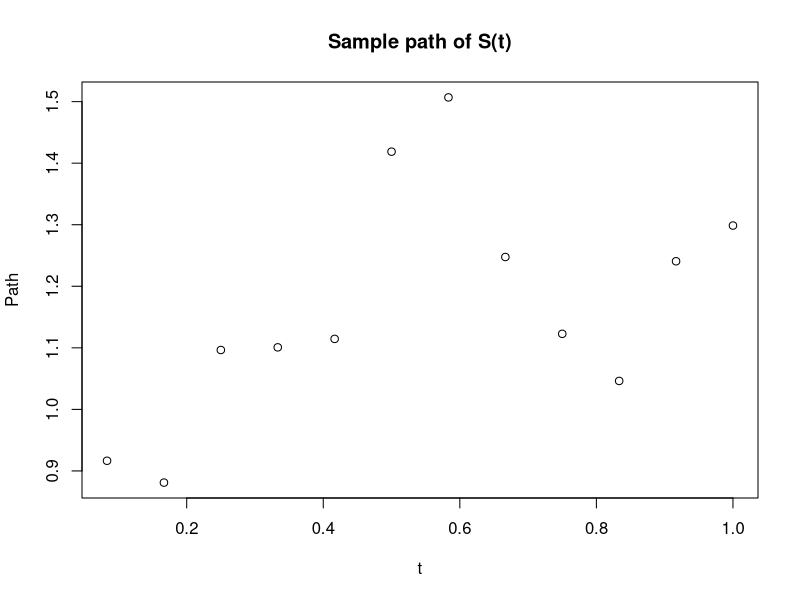

R code for this plot:
## ---- chunk 1
knitr::opts_chunk$set(echo = TRUE)
## ---- chunk 2
h  <- function(x) x^2
df <- function(x) {
  x ^ 2 * exp(-(x - 2)^2 / 2) / 
    (5 * sqrt(2 * base::pi))
}
rg <- function(n) rnorm(n)
dg <- function(x) dnorm(x)

isAppr <- function(n, h, df, dg, rg) {
  x <- rg(n)
  mean( h(x) * df(x) / dg(x) )
}

mySummary <- function(nrep, n, h, df, dg, rg) {
    sim <- replicate(nrep, isAppr(n, h, df, dg, rg))
    c(mean = mean(sim), var = var(sim))
}

# using 1000 samples
mySummary(100, n = 1000, h, df, dg, rg)
# using 10000 samples
mySummary(100, n = 10000, h, df, dg, rg)
# using 50000 samples
mySummary(100, n = 50000, h, df, dg, rg)
## ---- chunk 3
rg <- function(n) rnorm(n, mean = 2)
dg <- function(x) dnorm(x, mean = 2)
# using 1000 samples
mySummary(100, n = 1000, h, df, dg, rg)
# using 10000 samples
mySummary(100, n = 10000, h, df, dg, rg)
# using 50000 samples
mySummary(100, n = 50000, h, df, dg, rg)
## ---- chunk 4
set.seed(123)
S0 <- 1
r <- 0.05
n <- 12

sigma <- 0.5
strikT <- 1 # T
nrep <- 1

# Stock price from time 0 to T
St <- function(t, S0, sigma, nrep) {
  x <- rnorm(nrep * n, sd = sigma * sqrt(strikT / n))
  tmat <- matrix(t, nrep, n, byrow = TRUE)
  Wmat <- matrix(x, nrep, n, byrow = TRUE)
  Wt = t(apply(Wmat, 1, cumsum))
  S0 * exp((r - 0.5 * sigma^2) * tmat + Wt)
}

t <- seq(0, strikT, by = strikT / n)[-1]
path <- St(t, S0, sigma, nrep)
plot(t, path, ylab = "Path", main = "Sample path of S(t)")
## ---- chunk 5
set.seed(66)
K <- c(1.1, 1.2, 1.3, 1.4, 1.5)
sigma <- 0.5
strikT <- 1 # T
nrep <- 5000

# ST, P_A, P_E and P_G for nrep simulation
Payoff <- function(nrep, sigma, strikT, K) {
  t <- seq(0, strikT, by = strikT/n)[-1]
  path <- St(t, S0, sigma, nrep)
  ST <- path[, n]
  SA <- rowMeans(path)
  SG <- exp(rowMeans(log(path)))
  P_A <- exp(-r * strikT) * pmax(SA - K , 0)
  P_E <- exp(-r * strikT) * pmax(ST - K , 0)
  P_G <- exp(-r * strikT) * pmax(SG - K , 0)
  list(ST = ST, P_A = P_A, P_E = P_E, P_G = P_G)
}

cor_K <- matrix(0, 5, 3)
for(i in 1:5) {
  P <- Payoff(nrep, sigma, strikT, K[i])
  cor_K[i, 1] <- cor(P$P_A, P$ST)
  cor_K[i, 2] <- cor(P$P_A, P$P_E)
  cor_K[i, 3] <- cor(P$P_A, P$P_G)
}

colnames(cor_K) <- c("cor(P_A, S(T))", "cor(P_A, P_E)",
                         "cor(P_A, P_G)")
rownames(cor_K) <- c("K = 1.1", "K = 1.2", "K = 1.3",
                      "K = 1.4", "K = 1.5")
cor_K
## ---- chunk 6
set.seed(66)
K <- 1.5
strikT <- 1 # T
sigma <- c(0.2, 0.3, 0.4, 0.5)
cor_sig <- matrix(0, 4, 3)
for(i in 1:4) {
  P <- Payoff(nrep, sigma[i], strikT, K)
  cor_sig[i, 1] <- cor(P$P_A, P$ST)
  cor_sig[i, 2] <- cor(P$P_A, P$P_E)
  cor_sig[i, 3] <- cor(P$P_A, P$P_G)
}

colnames(cor_sig) <- c("cor(P_A, S(T))", "cor(P_A, P_E)",
                         "cor(P_A, P_G)")
rownames(cor_sig) <- c("sigma = 0.2", "sigma = 0.3", "sigma = 0.4",
                      "sigma = 0.5")
cor_sig
## ---- chunk 7
set.seed(66)
K <- 1.5
strikT <- c(0.4, 0.7, 1, 1.3, 1.6)
sigma <- 0.5
cor_T <- matrix(0, 5, 3)
for(i in 1:5) {
  P <- Payoff(nrep, sigma, strikT[i], K)
  cor_T[i, 1] <- cor(P$P_A, P$ST)
  cor_T[i, 2] <- cor(P$P_A, P$P_E)
  cor_T[i, 3] <- cor(P$P_A, P$P_G)
}

colnames(cor_T) <- c("cor(P_A, S(T))", "cor(P_A, P_E)",
                         "cor(P_A, P_G)")
rownames(cor_T) <- c("T = 0.4", "T = 0.7", "T = 1", 
                       "T = 1.3", "T = 1.6")
cor_T
## ---- chunk 8
callValLognorm <- function(S0, K, mu, sigma) {
  d <- (log(S0 / K) + mu + sigma^2) / sigma
  S0 * exp(mu + 0.5 * sigma^2) * pnorm(d) - K * pnorm(d - sigma)
}

optValueAppr <- function(nrep, r, sigma, S0, K, strikT) {
  P <- Payoff(nrep, sigma, strikT, K)
  t <- seq(0, strikT, by = strikT / n)[-1]
  pGeo <- P$P_G
  pAri <- P$P_A
  vAri <- mean(pAri)
  tbar <- mean(t)
  sBar2 <- sigma^2 / n^2 / tbar * sum( (2 * seq(n) - 1) * rev(t) )
  pGeoTrue <- callValLognorm(S0, K, (r - 0.5 * sigma^2) * tbar,
                             sqrt(sBar2 * tbar))* exp(-r * strikT)
  vGeo <- vAri - cov(pGeo, pAri) / var(pGeo) * (mean(pGeo) - pGeoTrue )
  c(vGeo, vAri)
}

set.seed(123)
K <- 1.5
strikT <- 1
sigma <- 0.4
nrep = 500

sim <- replicate(1000, optValueAppr(nrep, r, sigma, S0, K, strikT))
cv = rbind(apply(sim, 1, mean),apply(sim, 1, sd))
rownames(cv) <- c('Mean','SD')
colnames(cv) <- c("Control variate by P_G", "P_A")
cv

